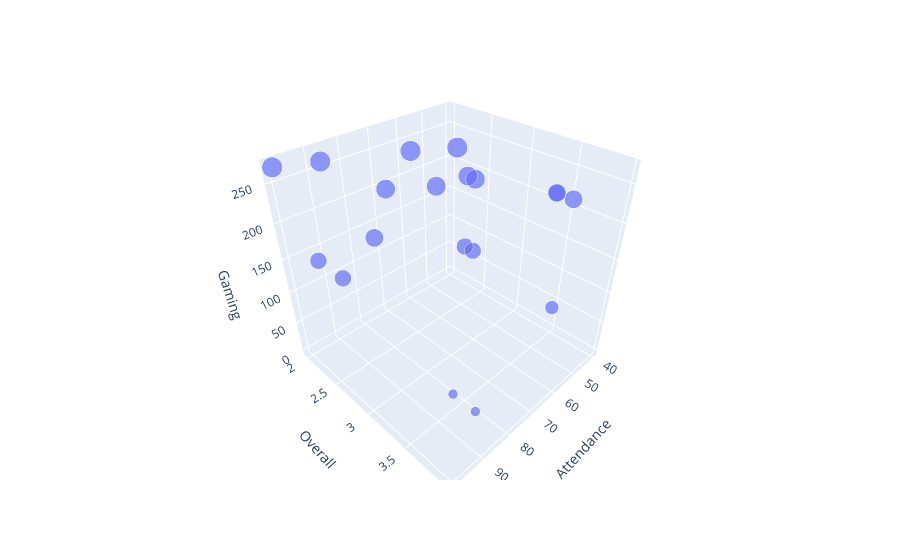

The notebook cell this image was saved under:
### Code cell
## Visualize one more additional features (i.e., 3 features)
col_cod_X = 'Attendance'
col_cod_y = col_y
col_cod_z = 'Gaming'

fig = px.scatter_3d(df_cod_sample, 
                    x=col_cod_X, 
                    y=col_cod_y, 
                    z=col_cod_z,
                    size=col_cod_z)
fig.show()

## Notice how spread out the data is
## Some parts of the graph are lacking in data, since # dimensions increased but # rows did not change

### Figure 1 — Plotly figure (JSON) as saved in the notebook; plotly's stock layout.template omitted (floating-point values rounded to 4 significant figures)
{"data": [{"hovertemplate": "Attendance=%{x}<br>Overall=%{y}<br>Gaming=%{marker.size}<extra></extra>", "legendgroup": "", "marker": {"color": "#636efa", "size": [210, 60, 240, 60, 240, 240, 180, 270, 270, 240, 120, 270, 210, 180, 270, 180, 180, 210, 210, 0], "sizemode": "area", "sizeref": 0.675, "symbol": "circle"}, "mode": "markers", "name": "", "scene": "scene", "showlegend": false, "type": "scatter3d", "x": [40, 90, 60, 90, 80, 70, 70, 60, 70, 60, 60, 100, 90, 100, 90, 70, 100, 40, 40, 90], "y": [3.362, 3.675, 2.867, 3.921, 2.562, 2.818, 3.156, 2.737, 2.51, 2.955, 3.871, 1.994, 2.805, 2.807, 2.164, 3.248, 2.469, 3.536, 3.356, 3.973], "z": [210, 60, 240, 60, 240, 240, 180, 270, 270, 240, 120, 270, 210, 180, 270, 180, 180, 210, 210, 0]}], "layout": {"legend": {"itemsizing": "constant", "tracegroupgap": 0}, "margin": {"t": 60}, "scene": {"domain": {"x": [0, 1], "y": [0, 1]}, "xaxis": {"title": {"text": "Attendance"}}, "yaxis": {"title": {"text": "Overall"}}, "zaxis": {"title": {"text": "Gaming"}}}}}
